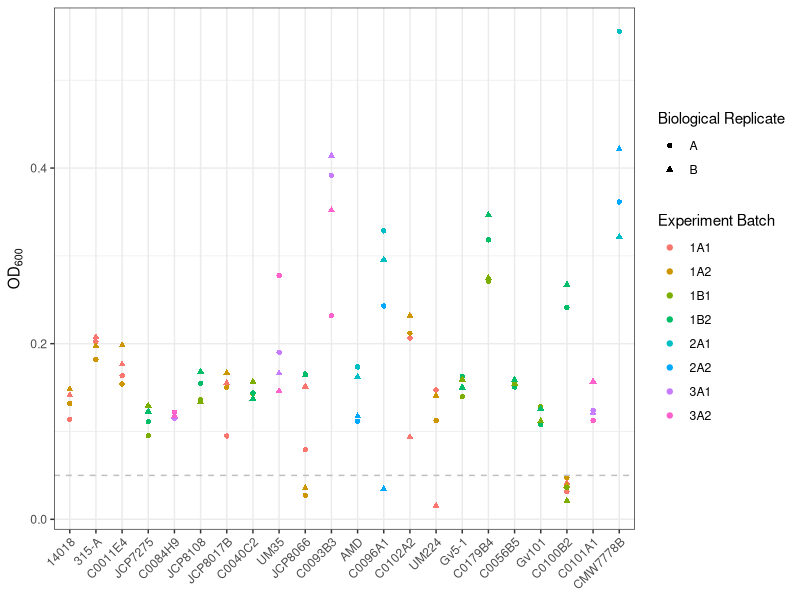
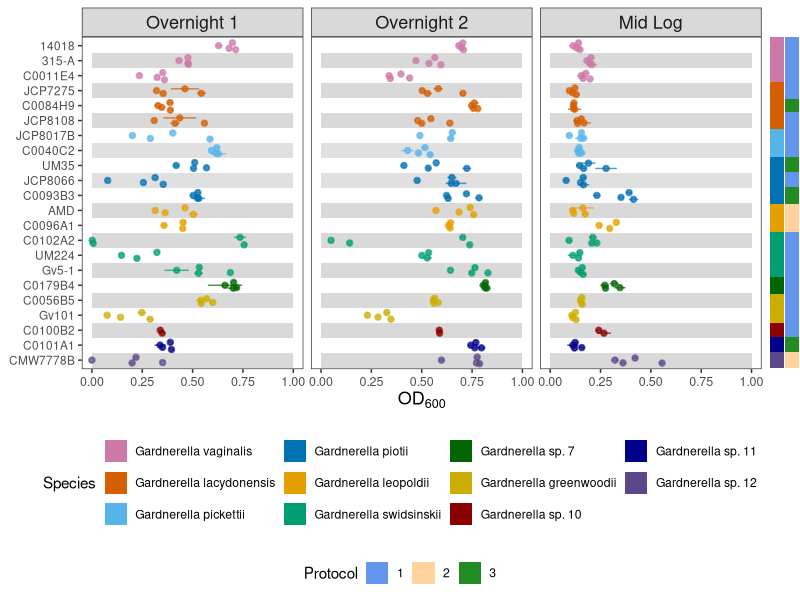
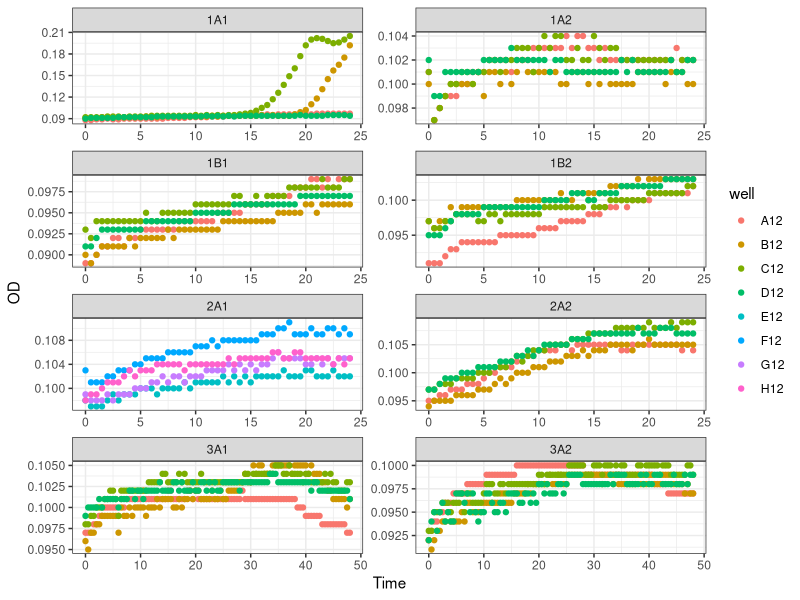
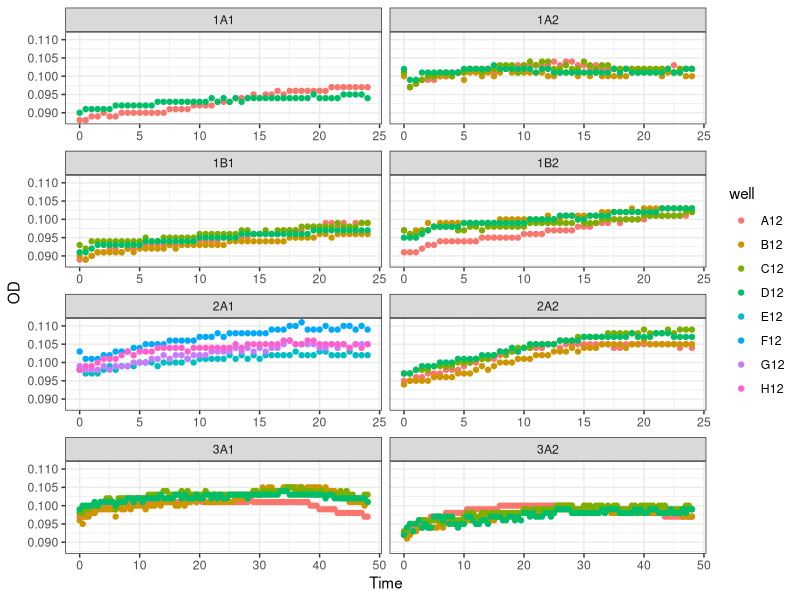
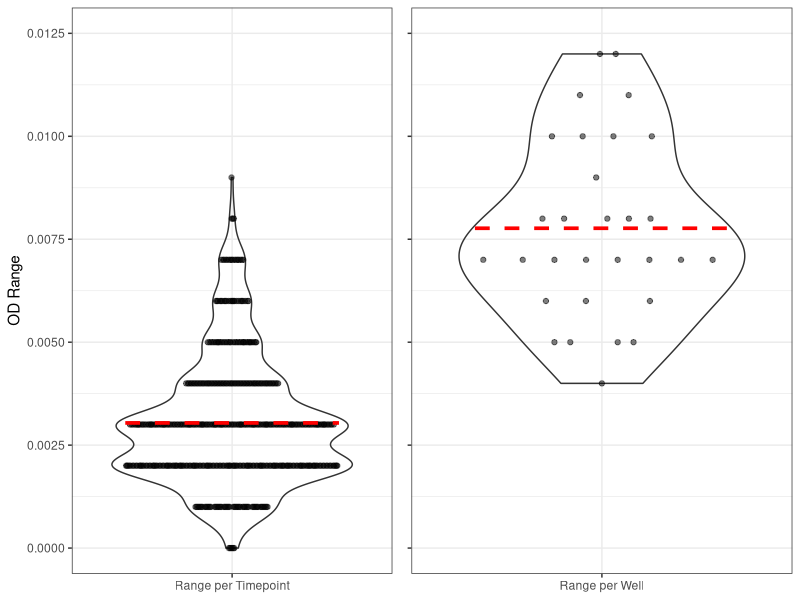
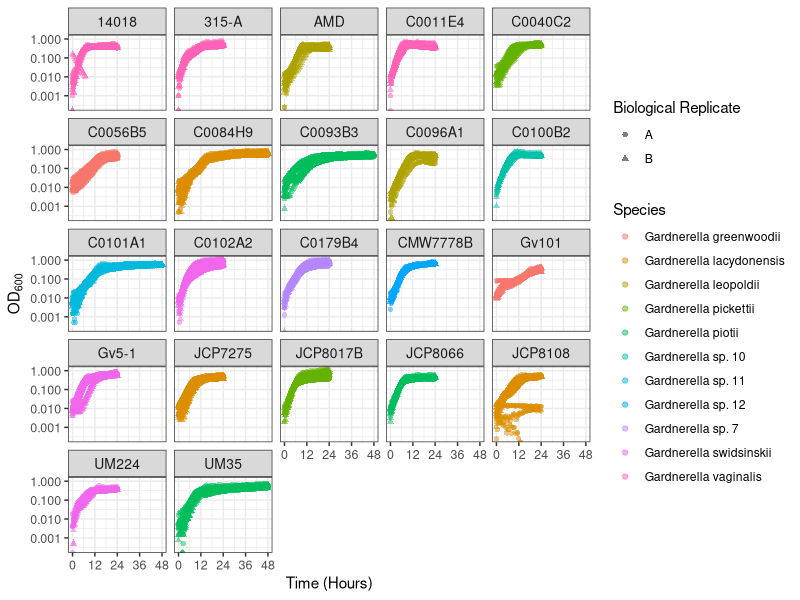
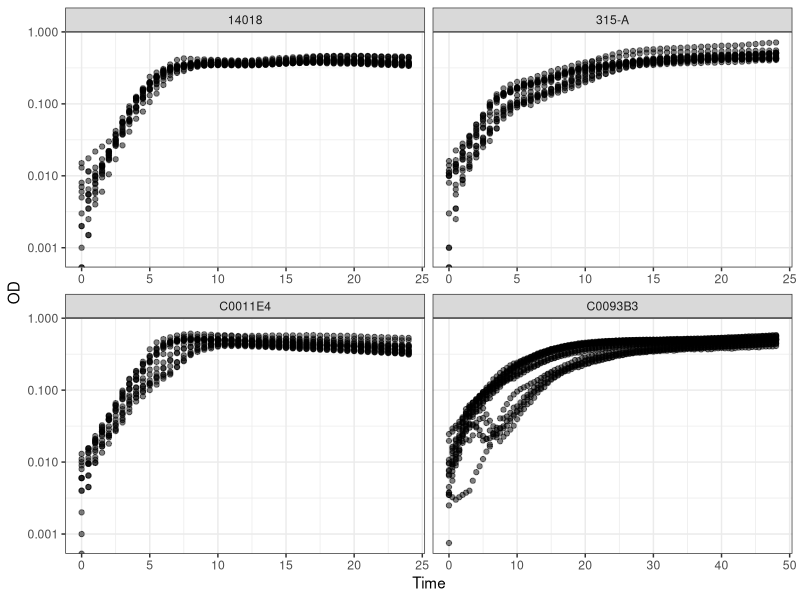
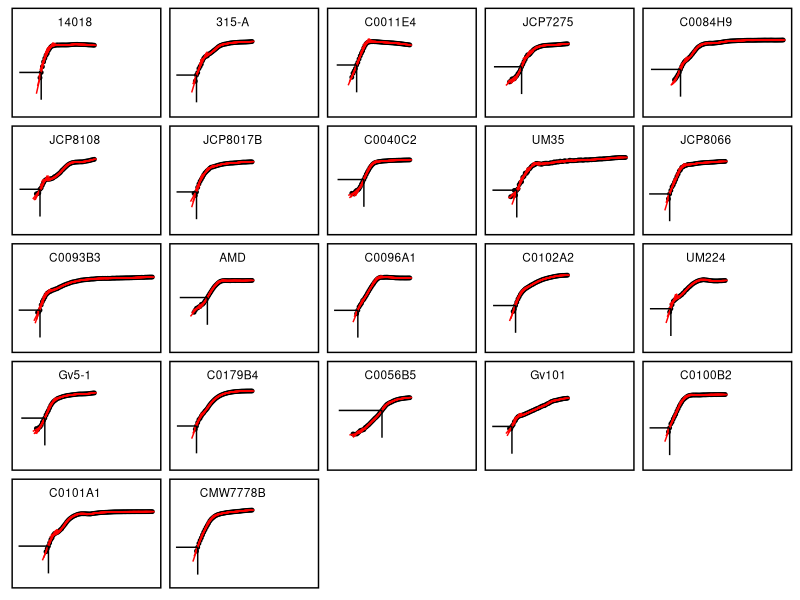

Here is the R script that generated these plots, in order: (Note: this script raises an error after producing the figures.)
## ---- chunk 1
library(tidyverse)
library(openxlsx)
library(broom)
library(rstatix)
library(formattable)
library(corrplot)
library(ggbeeswarm)
library(cowplot)
library(ggpubr)
library(grid)
library(gridGraphics)

`%!in%` <- negate(`%in%`)
## ---- chunk 2
strains <- c("14018", "315-A", "C0011E4", "JCP7275", "C0084H9", "JCP8108", "JCP8017B", "C0040C2" , "UM35",  "JCP8066", "C0093B3", "AMD", "C0096A1", "C0102A2",  "UM224", "Gv5-1", "C0179B4", "C0056B5", "Gv101", "C0100B2", "C0101A1", "CMW7778B")

strains0 <- c("14018", "315-A", "C0011E4", "JCP7275", "C0084H9", "JCP8108", "JCP8017B", "C0040C2" , "UM35",  "JCP8066", "C0093B3", "AMD", "C0096A1", "C0102A2",  "UM224", "5-1", "C0179B4", "C0056B5", "101", "C0100B2", "C0101A1", "CMW7778B")

species <- c("Gardnerella vaginalis", "Gardnerella lacydonensis", "Gardnerella pickettii", "Gardnerella piotii", "Gardnerella leopoldii", "Gardnerella swidsinskii", "Gardnerella sp. 7", "Gardnerella greenwoodii", "Gardnerella sp. 10", "Gardnerella sp. 11", "Gardnerella sp. 12")
speciesAbbrevs <- c("G. vag.", "G. lac.", "G. pic.", "G. pio.", "G. leo.", "G. swi.", "7", "G. gre.", "10", "11", "12")

batches <- c("1A1", "1A2", "1B1", "1B2", "2A1", "2A2", "3A1", "3A2")

figureOut <- "../../experiments_figures"
suppTableOut <- paste0("../../experiments_figures/", Sys.Date(), "_supplementary_posthoc_tables.xlsx")
formattedPhenDataOut <- "../formatted_phenotype_data"
## ---- chunk 3
midlog_raw_data <- read_csv("./data/gc_midlog_raw_data.csv") %>%
  mutate(Species=case_when(Species=="Gardnerella sp. 2"~"Gardnerella lacydonensis",
                           Species=="Gardnerella sp. 3"~"Gardnerella pickettii",
                           Species=="Gardnerella sp. 8"~"Gardnerella greenwoodii",
                           Species %!in% c("Gardnerella sp. 2", "Gardnerella sp. 3", "Gardnerella sp. 8")~Species))
curve_raw_data <- read_csv("./data/gc_curve_raw_data.csv") %>%
  mutate(Species=case_when(Species=="Gardnerella sp. 2"~"Gardnerella lacydonensis",
                           Species=="Gardnerella sp. 3"~"Gardnerella pickettii",
                           Species=="Gardnerella sp. 8"~"Gardnerella greenwoodii",
                           Species %!in% c("Gardnerella sp. 2", "Gardnerella sp. 3", "Gardnerella sp. 8")~Species))
## ---- chunk 4
theme_set(theme_bw())

speciesColor <- scale_color_manual(values=c("#CC79A7", "#D55E00", "#56B4E9", "#0072B2", "#E69F00", "#009E73", 
                                                 "darkgreen", "gold3", "darkred", "darkblue",
                                                 "mediumpurple4"))

speciesFill <- scale_fill_manual(values=c("#CC79A7", "#D55E00", "#56B4E9", "#0072B2", "#E69F00", "#009E73", 
                                                 "darkgreen", "gold3", "darkred", "darkblue",
                                                 "mediumpurple4"))


## ---- chunk 5
midlog_df <- midlog_raw_data %>%
  group_by(Number, BioRep, Species, Strain, Batch, Step) %>%
  mutate(OD=OD-mean(.$OD[.$Number=="Blank"]),
                      OD=case_when(OD>0~OD,
                               OD<=0~0)) %>%
  filter(Number!="Blank") %>%
  mutate(Protocol=str_sub(Batch, 1, 1),
         BatchNum=str_sub(Batch, 3,3),
         Step=factor(Step, levels=c("Overnight 1", "Overnight 2", "Dilution Start", "Mid Log")),
         Strain=factor(Strain, levels = strains),
         Species=factor(Species, levels = species)) %>%
  with_groups(c("Number", "BioRep", "Species", "Strain", "Batch", "Step", "Protocol", "BatchNum"), summarize, ODm=mean(OD), ODsd=sd(OD)) %>%
  filter(Step!="Dilution Start") %>%
  mutate(StrainN=as.numeric(Strain),
         rectFill=case_when(StrainN %% 2 == 0 ~ "A",
                            StrainN %% 2 != 0 ~ "B")) %>%
  ungroup %>%
  mutate(Sample=paste(Strain, Batch, BioRep, sep="."))
## ---- chunk 6
midlog_df %>%
  filter(Step=="Mid Log") %>%
  ggplot(aes(x=Strain, y=ODm, shape=BioRep, color=Batch)) +
  geom_point() +
  geom_hline(aes(yintercept=0.05), linetype=2, color="gray") +
  theme(axis.text.x = element_text(angle=45, hjust=1)) +
  labs(x=NULL, y=bquote(OD[600]), shape="Biological Replicate", color="Experiment Batch")
## ---- chunk 7
midLogFail <- midlog_df %>%
  filter(Step=="Mid Log", 
         ODm < 0.05) %>%
  .$Sample
  
midLogFail
## ---- chunk 8
# main plot with quality filtering
overnightPlot <- midlog_df %>%
  filter(Sample %!in% midLogFail) %>%
  ggplot(aes(x=Strain, y=ODm)) +
  geom_rect(aes(xmin=StrainN-.5, xmax=StrainN+.5, ymin = 0, ymax = 1, fill=rectFill), alpha = 0.2, show.legend = FALSE) +
  geom_pointrange(aes(ymin=(ODm-ODsd), ymax=(ODm+ODsd), color=Species), position = position_quasirandom(), size=0.3, alpha=0.7, show.legend = FALSE) + 
  speciesColor +
  scale_fill_manual(values=c("white", "gray"), labels=c("A","B")) +
  ylim(0,1) +
  facet_grid(.~Step) +
  coord_flip() +
  scale_x_discrete(limits=rev) +
  theme(axis.text.x = element_text(size=9),
        axis.text.y = element_text(size=8.5),
        axis.title = element_text(size=13),
        strip.text = element_text(size=13),
        legend.text = element_text(size=11),
        panel.grid = element_blank(),
        legend.position = "none") +
  labs(x=NULL, y=bquote(OD[600]), shape="Experiment Batch")

#annotation bars
protocolBar <- midlog_df %>%
  select(Strain, Species, Protocol) %>%
  unique %>%
  ggplot() +
    geom_bar(aes(x=Strain, y=2, fill=Protocol), stat="identity", width = 1.1) +
    scale_x_discrete(limits=rev) +
    scale_fill_manual(values=c("cornflowerblue", "burlywood1", "forestgreen")) +
    coord_flip() +
    theme_void() +
    theme(legend.position = "none")

speciesBar <- midlog_df %>%
  select(Strain, Species, Protocol) %>%
  unique %>%
  ggplot() +
    geom_bar(aes(x=Strain, y=1, fill=Species), stat="identity", width=1.1) +
    scale_x_discrete(limits=rev) +
    speciesFill +
    coord_flip() +
    theme_void() +
    theme(legend.position = "none")

protocol_legend <- ggpubr::get_legend(protocolBar +
    guides(color=guide_legend(ncol = 1)) +
    theme(legend.position = "bottom",
          legend.direction = "horizontal"))

species_legend <- ggpubr::get_legend(speciesBar +
    guides(color=guide_legend(ncol = 1)) +
    theme(legend.position = "bottom",
          legend.direction = "horizontal"))
## ---- chunk 9
a <- plot_grid(overnightPlot, speciesBar, protocolBar, nrow = 1, align = "h", axis = "bt", rel_widths = c(1, 0.02, 0.02))
b <- ggdraw(plot_grid(a, as_ggplot(species_legend), nrow=2, rel_heights = c(1, 0.3)))
setUpGrowthFigure <- cowplot::plot_grid(b, as_ggplot(protocol_legend), ncol=1, nrow=2, rel_heights = c(1, 0.1))
setUpGrowthFigure
#ggsave(file.path(figureOut, paste(Sys.Date(), "Figure2_curves_setup_growth.png", sep="_")))
## ---- chunk 10
blanks0 <- curve_raw_data %>%
  filter(Number=="Blank") %>%
  select(well, Number, Time, OD, Batch)
  
blanks0 %>%
  ggplot(aes(x=Time, y=OD, color=well)) +
  geom_point() +
  facet_wrap(~Batch, ncol=2, scales = "free")
## ---- chunk 11
blanks0 %>%
  mutate(expwell=paste(Batch, well, sep=".")) %>%
  filter(expwell!="1A1.B12", expwell!="1A1.C12") %>%
  ggplot(aes(x=Time, y=OD, color=well)) +
  geom_point() +
  facet_wrap(~Batch, ncol=2, scales = "free_x")
## ---- chunk 12
blankSummaryTime <- blanks0 %>%
  mutate(expwell=paste(Batch, well, sep=".")) %>%
  filter(expwell!="1A1.B12", 
         expwell!="1A1.C12") %>%
  with_groups(c(Time, Batch), summarize, timeRange=max(OD)-min(OD))

blankSummaryWell <- blanks0 %>%
  mutate(expwell=paste(Batch, well, sep=".")) %>%
  filter(expwell!="1A1.B12", 
         expwell!="1A1.C12") %>%
  with_groups(expwell, summarize, wellRange=max(OD)-min(OD))

timeBlankPlot <- blankSummaryTime %>%
  ggplot(aes(x="Range per Timepoint", y=timeRange)) +
  geom_violin(alpha=0) +
  geom_quasirandom(alpha=0.5) +
  stat_summary(fun = "mean", geom="crossbar", width=0.8, color="red", linetype=2) +
  scale_y_continuous(breaks = seq(0, 0.0125, 0.0025), limits = c(0, 0.0125)) +
  labs(x=NULL, y="OD Range")
  
wellBlankPlot <- blankSummaryWell %>%
  ggplot(aes(x="Range per Well", y=wellRange)) +
  geom_violin(alpha=0) +
  geom_quasirandom(alpha=0.5) +
  scale_y_continuous(breaks = seq(0, 0.0125, 0.0025), limits = c(0, 0.0125)) +
  stat_summary(fun = "mean", geom="crossbar", width=0.8, color="red", linetype=2) +
  theme(axis.text.y = element_blank()) +
  labs(x=NULL, y=NULL)
  
plot_grid(timeBlankPlot, wellBlankPlot)
## ---- chunk 13
summary(blankSummaryTime$timeRange)
## ---- chunk 14
blanks <- curve_raw_data %>%
  mutate(expwell=paste(Batch, well, sep=".")) %>%
  filter(Number=="Blank",
                  expwell!="1A1.B12", 
                  expwell!="1A1.C12") %>%
  with_groups(c(Batch, Time), summarize, blankOD=mean(OD))

curve <- curve_raw_data %>%
  filter(Number!="Blank") %>%
  left_join(blanks, by=c("Time", "Batch")) %>%
  mutate(OD=OD-blankOD) %>%
  select(-blankOD) %>%
  mutate(Sample=paste(Strain, Batch, BioRep, sep="."))
## ---- chunk 15
curve %>%
  filter(Sample %!in% midLogFail) %>% #filtering based on mid log failure
  ggplot(aes(x=Time, y=OD, color=Species, shape=BioRep, linetype=BioRep)) +
  geom_point(alpha=0.5) +
  scale_x_continuous(breaks = seq(0,48,12)) +
  scale_y_log10() +
  facet_wrap(~Strain) +
  theme(axis.text = element_text(size=9),
        axis.title = element_text(size=11),
        strip.text = element_text(size=10),
        legend.title = element_text(size=11)) +
  labs(x="Time (Hours)", y=bquote(OD[600]), color="Species", shape = "Biological Replicate", linetype="Biological Replicate")
## ---- chunk 16
curveFilt <- curve %>%
  mutate(ExpWell=paste(Batch, well, sep=".")) %>%
  filter(ExpWell!="1A1.E9",
         Sample %!in% c(midLogFail, "JCP8108.1B1.A"))

curveMeans <-  curveFilt %>%
  filter(OD>0) %>% # remove any technical replicates below detection
  with_groups(c(Sample, Number, BioRep, Strain, Species, Time, Batch), summarize, mOD=mean(OD), sd=sd(OD)) %>%
  with_groups(c(Sample, Batch), nest, Time=Time, mOD=mOD, sd=sd)
## ---- chunk 17
# create the rolling regression function
roll_regress <- function(x){
  temp <- data.frame(x)
  mod <- lm(temp)
  temp <- data.frame(slope = coef(mod)[[2]],
                     slope_lwr = confint(mod)[2, ][[1]],
                     slope_upr = confint(mod)[2, ][[2]],
                     intercept = coef(mod)[[1]],
                     rsq = summary(mod)$r.squared, stringsAsFactors = FALSE)
  return(temp)
}
## ---- chunk 18
rollRegressData <- curveFilt %>%
  mutate(SampWell=paste(Sample, well, sep=".")) %>%
  arrange(SampWell, Time) %>%
  mutate(Strain=factor(Strain, levels=strains),
         Species=factor(Species, levels=species))
## ---- chunk 19
curveFilt %>%
  filter(Strain %in% c("14018", "315-A", "C0011E4", "C0093B3")) %>%
  ggplot(aes(x=Time, y=OD)) +
  geom_point(alpha=0.5) +
  facet_wrap(~Strain, scales = "free_x") +
  scale_y_log10()
## ---- chunk 20
# define window - here every 2 hours with measurements every 0.5 hours
num_points <- ceiling(2*60/(60*0.5)) 
num_points
## ---- chunk 21
# run rolling regression on lnOD ~ time
models <- rollRegressData %>%
  filter(OD>0.006) %>%
  mutate(ln_od=log(OD)) %>%
  group_by(SampWell) %>%
  do(cbind(model = select(., ln_od, Time) %>% 
           zoo::rollapplyr(width = num_points, roll_regress, by.column = FALSE, fill = NA, align = 'center'),
           Time = select(., Time),
           ln_od = select(., ln_od))) %>%
  rename_all(., gsub, pattern = 'model.', replacement = '')

# create predictions
preds <- models %>%
  filter(., !is.na(slope)) %>%
  group_by(SampWell, Time) %>%
  do(data.frame(time2 = c(.$Time - 2, .$Time + 2))) %>%
  left_join(., models) %>%
  mutate(pred = (slope*time2) + intercept)

# get growth rates
growth_rate <- models %>%
  group_by(SampWell) %>%
  filter(slope == max(slope, na.rm = TRUE))
## ---- chunk 22
rollRegressPlotSubset <- rollRegressData %>%
  group_by(Strain) %>%
  sample_n(1, replace = FALSE) %>%
  mutate(Strain=factor(Strain, levels=strains)) %>%
  arrange(Strain) %>%
  .$SampWell %>%
  unique

# plot rolling regression
rollRegressData %>%
  filter(OD>0.006,
         SampWell %in% rollRegressPlotSubset) %>%
  mutate(ln_od=log(OD),
         Strain=factor(Strain, levels=strains),
         SampWell=factor(SampWell, levels=rollRegressPlotSubset)) %>%
ggplot(aes(x=Time, y=ln_od)) +
  geom_point(size=1) +
  geom_line(aes(time2, pred, group = Time), col = 'red', (subset(preds, SampWell %in% rollRegressPlotSubset) %>% mutate(SampWell=factor(SampWell, levels=rollRegressPlotSubset)))) +
  geom_segment(aes(x = Time, y = ln_od-3, xend = Time, yend = ln_od), (subset(growth_rate, SampWell %in% rollRegressPlotSubset) %>% mutate(SampWell=factor(SampWell, levels=rollRegressPlotSubset)))) +
  geom_segment(aes(x = ln_od-3, y = ln_od, xend = Time, yend = ln_od), (subset(growth_rate, SampWell %in% rollRegressPlotSubset) %>% mutate(SampWell=factor(SampWell, levels=rollRegressPlotSubset)))) +
  geom_text(aes(label= Strain, x=16, y=1.5), size=3, hjust="center", check_overlap = TRUE) +
  facet_wrap(~SampWell) +
  ylim(-8.5, 2.5) +
  theme(strip.text = element_blank(),
        strip.background = element_blank(),
        axis.text = element_blank(),
        axis.ticks = element_blank(),
        panel.grid = element_blank(),
        panel.border = element_rect(color = "black", size=1)) +
  labs(x = NULL, y = NULL) -> growthCurveFigures
growthCurveFigures
## ---- chunk 23
ratePlot <- growth_rate %>%
  separate(SampWell, c("Strain", "Batch", "BioRep", "Well"), sep="\\.", remove=FALSE) %>%
  mutate(Sample=paste(Strain, Batch, BioRep, sep=".")) %>%
  left_join(unique(curve[,c("Strain", "Species")])) %>%
  with_groups(c(Sample, Species, Strain, Batch, BioRep), summarize, mSlope=mean(slope), sdSlope=sd(slope)) %>%
  mutate(Strain=factor(Strain, levels=strains),
         Species=factor(Species, levels=species)) %>%
  ungroup %>%
  ggplot(aes(x=Strain, y=mSlope)) +
  geom_point(alpha=0) +
  geom_boxplot(position = position_dodge2(width=1), alpha=0, color="black", show.legend = FALSE) +
  geom_pointrange(aes(x=Strain, y=mSlope, ymin=mSlope-sdSlope, ymax=mSlope+sdSlope, color=Species), size=0.5, alpha=0.6, position = position_dodge2(width=1), show.legend = FALSE) +
  ylim(0,1.5) +
  speciesColor +
  theme(axis.text.x = element_text(angle=45, hjust=1),
        axis.title.y = element_text(size=10),
        panel.grid = element_blank(),
        legend.position = "none") +
  labs(x=NULL, y="Growth Rate")


protocolBar0 <- midlog_df %>%
  select(Strain, Species, Protocol) %>%
  unique %>%
  ggplot() +
    geom_bar(aes(x=Strain, y=2, fill=Protocol), stat="identity", width = 1.1) +
    scale_fill_manual(values=c("cornflowerblue", "burlywood1", "forestgreen")) +
    theme_void() +
    theme(legend.position = "none")

speciesBar0 <- midlog_df %>%
  select(Strain, Species, Protocol) %>%
  unique %>%
  mutate(Strain=factor(Strain, levels = strains),
         Species=factor(Species, levels = species),
         SpeciesLab=factor(Species, levels=species, labels=speciesAbbrevs)) %>%
  with_groups(Species, mutate, num=rank(Strain)) %>%
  mutate(SpeciesLab=case_when(num==1~SpeciesLab,
                              num!=1~"")) %>%
  ggplot() +
    geom_bar(aes(x=Strain, y=1, fill=Species), stat="identity", width=1.1) +
    geom_text(aes(x=Strain, y=0.5, label=SpeciesLab), color="white", hjust = 0.25, size=2) +
    speciesFill +
    theme_void() +
    theme(legend.position = "none")

#Legends
protocol_legend <- cowplot::get_legend(
    protocolBar0 + 
    guides(color = guide_legend(nrow = 1)) +
    theme(legend.position = "bottom"))

species_legend <- cowplot::get_legend(
    speciesBar0 +
    guides(color=guide_legend(ncol = 1)) +
    theme(legend.position = "bottom"))

#plots
plots <- plot_grid(protocolBar0, speciesBar0, ratePlot, ncol = 1, rel_heights = c(0.08, 0.08, 1), align = "v", axis = "bt")
plot_grid(protocol_legend, plots, ncol=1, rel_heights = c(0.1, 0.25,  1))
## ---- chunk 24
qqplot <- growth_rate %>%
  separate(SampWell, c("Strain", "Batch", "BioRep", "Well"), sep="\\.", remove=FALSE) %>%
  mutate(Sample=paste(Strain, Batch, BioRep, sep=".")) %>%
  left_join(unique(curve[,c("Strain", "Species")])) %>%
  with_groups(c(Sample, Species, Strain, Batch, BioRep), summarize, mSlope=mean(slope), sdSlope=sd(slope)) %>%
  ggplot(aes(sample=mSlope)) +
  geom_qq_line() +
  geom_qq()
qqplot
## ---- chunk 25
strain_growth_rate_DF <- growth_rate %>%
  separate(SampWell, c("Strain", "Batch", "BioRep", "Well"), sep="\\.", remove=FALSE) %>%
  mutate(Sample=paste(Strain, Batch, BioRep, sep=".")) %>%
  left_join(unique(curve[,c("Strain", "Species")])) %>%
  with_groups(c(Sample, Strain, Species, Batch, BioRep), summarize, mSlope=mean(slope), sdSlope=sd(slope)) %>%
  mutate(Strain=factor(Strain, levels=strains)) %>%
  select(-Batch, -BioRep)

#save formatted growth rate data
#write_csv(strain_growth_rate_DF, file.path(formattedPhenDataOut, "growth_rate.csv"))

strain_growth_rate_DF %>%
  anova_test(mSlope~Strain) %>%
  formattable()
## ---- chunk 26
growthRatePostHoc <- strain_growth_rate_DF %>%
  tukey_hsd(mSlope~Strain, p.adjust.method = "BH")

#save posthoc test results in supplementary tables file
# growthRatePostHoc %>%
#  arrange(p.adj) %>%
#  write.xlsx(file=suppTableOut, sheetName="TableS3_growth_rate_posthoc")
## ---- chunk 27
min(growthRatePostHoc$p.adj)

pvals <- growthRatePostHoc %>%
  select(group1, group2, p.adj) %>%
  dplyr::rename(var1=group2, var2=group1, cor=p.adj) %>%
  cor_spread() %>%
  column_to_rownames(var="rowname") %>%
  as.matrix()

growthRatePostHoc %>%
  select(group1, group2, estimate) %>%
  dplyr::rename(var1=group2, var2=group1, cor=estimate) %>%
  cor_spread() %>%
  column_to_rownames(var="rowname") %>%
  as.matrix() %>%
  corrplot(is.corr=FALSE, type = "lower", tl.col="black", p.mat = pvals, insig = "label_sig", sig.level = c(0.001, 0.01, 0.05), pch.cex = 0.9)

grid.echo()
growthRatePostHocPlot <- grid.grab()
## ---- chunk 28
plot_grid(growthRatePostHocPlot)
## ---- chunk 29
carryingCapacity <- curveFilt %>%
  with_groups(c("well", "Number", "BioRep", "Species", "Strain",  "Batch",   "Sample",  "ExpWell"), summarize, OD=max(OD)) %>%
  with_groups(c("Number", "BioRep", "Species", "Strain",  "Batch",   "Sample"), summarize, maxOD=mean(OD), maxODsd=sd(OD)) %>%
  mutate(Strain=factor(Strain, levels=strains),
         Species=factor(Species, levels=species))
## ---- chunk 30
carryingCapacityPlot <- carryingCapacity %>%
  mutate(Strain=factor(Strain, levels=strains)) %>%
  ggplot(aes(x=Strain, y=maxOD)) +
  geom_boxplot(alpha=0) +
  geom_pointrange(aes(ymin=maxOD-maxODsd, ymax=maxOD+maxODsd, color=Species), size=0.5, alpha=0.6, position = position_dodge2(width=1), show.legend = FALSE) +
  speciesColor +
  theme(axis.text.x = element_text(angle=45, hjust=1),
        axis.title.y = element_text(size=10),
        panel.grid = element_blank(),
        legend.position = "none") +
  labs(x=NULL, y=bquote("Carrying Capacity (OD"[600]~")"))

plots2 <- plot_grid(protocolBar0, speciesBar0, carryingCapacityPlot, ncol = 1, rel_heights = c(0.08, 0.08, 1), align = "v", axis = "bt")
plot_grid(protocol_legend, plots2, ncol=1, rel_heights = c(0.1, 0.25,  1))
## ---- chunk 31
qqplot <- carryingCapacity %>%
  ggplot(aes(sample=maxOD)) +
  geom_qq_line() +
  geom_qq()
qqplot
## ---- chunk 32
strain_carrying_cap_DF <- carryingCapacity %>%
  mutate(Strain=factor(Strain, levels=strains)) %>%
  select(Sample, Strain, Species, maxOD, maxODsd)
  

#save formatted carrying capacity data
#write_csv(strain_carrying_cap_DF, file.path(formattedPhenDataOut, "carrying_capacity.csv"))

strain_carrying_cap_DF %>%
  anova_test(maxOD~Strain) %>%
  formattable()
## ---- chunk 33
carCapacPostHoc <- carryingCapacity %>%
  tukey_hsd(maxOD~Strain, p.adjust.method = "BH")

#save posthoc test results in supplementary tables file
# suppl_xlsx <- loadWorkbook(suppTableOut)
# addWorksheet(suppl_xlsx, "TableS4_car_capac_posthoc")
# 
# carCapacPostHoc %>%
#  arrange(p.adj) %>%
#  writeData(suppl_xlsx, x=.,  sheet="TableS4_car_capac_posthoc")
# 
# saveWorkbook(suppl_xlsx, suppTableOut, overwrite = TRUE)
## ---- chunk 34
min(carCapacPostHoc$p.adj)

pvals <- carCapacPostHoc %>%
  select(group1, group2, p.adj) %>%
  dplyr::rename(var1=group2, var2=group1, cor=p.adj) %>%
  cor_spread() %>%
  column_to_rownames(var="rowname") %>%
  as.matrix()

carCapacPostHoc %>%
  select(group1, group2, estimate) %>%
  dplyr::rename(var1=group2, var2=group1, cor=estimate) %>%
  cor_spread() %>%
  column_to_rownames(var="rowname") %>%
  as.matrix() %>%
  corrplot(is.corr=FALSE, type = "lower", tl.col="black", p.mat = pvals, insig = "label_sig", sig.level = c(0.001, 0.01, 0.05), pch.cex = 0.9)
grid.echo()
carCapacPostHocPlot <- grid.grab()
## ---- chunk 35
plot_grid(carCapacPostHocPlot)
## ---- chunk 36
figure3B <- plot_grid(protocolBar0, speciesBar0, ratePlot + theme(axis.text.x = element_blank(), axis.ticks.x = element_blank()), carryingCapacityPlot, ncol = 1, rel_heights = c(0.08, 0.08, .75, 1), align = "v", axis = "bt")
plot_grid(ggplot()+geom_blank()+theme_void(), growthCurveFigures, figure3B, rel_widths = c(0.08, 1.2, 1), nrow = 1, labels = c("A", "", "B"), label_size = 15)
#ggsave(file.path(figureOut, paste(Sys.Date(), "Figure3_growth_rates.png", sep = "_")))
## ---- chunk 37
#fig.width=7.5, fig.height=10
plot_grid(ggplot()+geom_blank(), growthRatePostHocPlot, ggplot()+geom_blank(), carCapacPostHocPlot, nrow = 1, rel_widths = c(0.1, 1, 0.1, 1), labels = c(" ", "A", " ", "B"), label_size = 20)
#plot_grid(growthRatePostHocPlot, ggplot()+geom_blank()+theme_void(), carCapacPostHocPlot, nrow = 3, rel_heights = c(1, 0.3, 1), labels = c("A", " ","B"), label_size = 20)
#ggsave(file.path(figureOut, paste(Sys.Date(), "FigureS2_growth_posthocs.png", sep = "_")))
## ---- chunk 38
cfuTable1A1 <- tribble(
  ~Number, ~BioRep, ~Dilution, ~Colonies,
  "1", "A", 1e-4, 34, 
  "1", "B", 1e-4, 132,
  "2", "A", 1e-4, 70,
  "2", "B", 1e-3, 166,
  "3", "A", 1e-3, 83,
  "3", "B", 1e-2, 242,
  "4", "A", 1e-4, 32,
  "4", "B", 1e-3, 31,
  "5", "A", 1e-4, 48, 
  "5", "B", 1e-4, 23,
  "6", "A", 1e-4, 76, 
  "6", "B", NA, NA,
  "7", "A", 1e-3, 110,
  "7", "B", 1e-4, 71,
  "8", "A", 1e-3, 76,
  "8", "B", 1e-5, 25)

cfuTable1A2 <- tribble(
  ~Number, ~BioRep, ~Dilution, ~Colonies,
  "1", "A", 1e-3, 53, 
  "1", "B", 1e-4, 51,
  "2", "A", 1e-3, 29,
  "2", "B", 1e-3, 103,
  "3", "A", 1e1, 0,
  "3", "B", 1e1, 0,
  "4", "A", 1e-3, 115,
  "4", "B", 1e-3, 31,
  "5", "A", 1e-3, 127, 
  "5", "B", 1e-4, 26,
  "6", "A", 1e-3, 106, 
  "6", "B", 1e-2, 132,
  "7", "A", 1e-3, 47,
  "7", "B", 1e-2, 76,
  "8", "A", 1e-3, 60,
  "8", "B", 1e-3, 42)

cfuTable1B1 <- tribble(
  ~Number, ~BioRep, ~Dilution, ~Colonies,
  "1", "A", 1e-4, 5, 
  "1", "B", 1e-5, 2,
  "2", "A", 1e-1, 69,
  "2", "B", 1e-1, 74,
  "3", "A", 1e-4, 36,
  "3", "B", 1e-4, 35,
  "4", "A", 1e-3, 25,
  "4", "B", 1e-4, 28,
  "5", "A", 1e-3, 10, 
  "5", "B", 1e-4, 21,
  "6", "A", 1e-3, 32, 
  "6", "B", 1e-3, 26,
  "7", "A", 1e-3, 44,
  "7", "B", 1e-3, 30,
  "8", "A", 1e-4, 27,
  "8", "B", 1e-4, 24)

cfuTable1B2 <- tribble(
  ~Number, ~BioRep, ~Dilution, ~Colonies,
  "1", "A", 1e-3, 20, 
  "1", "B", 1e-3, 8,
  "2", "A", 1e-3, 21,
  "2", "B", 1e-3, 3,
  "3", "A", 1e-4, 58,
  "3", "B", 1e-4, 26,
  "4", "A", 1e-4, 25,
  "4", "B", 1e-2, 27,
  "5", "A", 1e-3, 59, 
  "5", "B", 1e-3, 14,
  "6", "A", 1e-3, 53, 
  "6", "B", 1e-3, 36,
  "7", "A", 1e-3, 37,
  "7", "B", 1e-3, 21,
  "8", "A", 1e-1, 84,
  "8", "B", 1e-3, 80,
  "9", "A", 1e-2, 6,
  "9", "B", 1e-1, 69)

cfuTable2A1 <- tribble(
  ~Number, ~BioRep, ~Dilution, ~Colonies,
  "1", "A", 1e-4, 26, 
  "1", "B", 1e-4, 87,
  "2", "A", 1e-4, 45,
  "2", "B", 1e-5, 39,
  "3", "A", NA, NA,
  "3", "B", NA, NA)

cfuTable2A2 <- tribble(
  ~Number, ~BioRep, ~Dilution, ~Colonies,
  "1", "A", 1e-5, 22, 
  "1", "B", 1e-5, 17,
  "2", "A", 1e-4, 6,
  "2", "B", 1e1, 0,
  "3", "A", NA, NA,
  "3", "B", NA, NA)

cfuTable3A1 <- tribble(
  ~Number, ~BioRep, ~Dilution, ~Colonies,
  "1", "A", 1e-2, 66, 
  "1", "B", 1e-3, 12,
  "2", "A", 1e-2, 73,
  "2", "B", 1e-2, 95,
  "3", "A", 1e-3, 33,
  "3", "B", 1e-3, 22,
  "4", "A", NA, NA,
  "4", "B", NA, NA)

cfuTable3A2 <- tribble(
  ~Number, ~BioRep, ~Dilution, ~Colonies,
  "1", "A", 1e-2, 66, 
  "1", "B", 1e-3, 12,
  "2", "A", 1e-2, 73,
  "2", "B", 1e-2, 95,
  "3", "A", 1e-3, 33,
  "3", "B", 1e-3, 22,
  "4", "A", NA, NA,
  "4", "B", NA, NA)


cfuTables <- list(cfuTable1A1, cfuTable1A2, cfuTable1B1, cfuTable1B2, cfuTable2A1, cfuTable2A2, cfuTable3A1, cfuTable3A2) %>%
  map(~mutate(.x, CFU_mL=(Colonies)/(Dilution*0.007))) %>%
  map2(., batches, ~mutate(.x, Batch=.y)) %>%
  purrr::reduce(full_join, by = c("Number", "BioRep", "Dilution", "Colonies", "CFU_mL", "Batch"))
## ---- chunk 39
strainKeys <- midlog_raw_data %>% # get strain information
  select(Number, Batch, Strain, Species) %>%
  unique()

cfuTables %>%
  left_join(strainKeys) %>%
  mutate(Protocol=str_sub(Batch, 1, 1),
         BatchNum=str_sub(Batch, 3,3),
         logCFU=log10(CFU_mL),
         Strain=factor(Strain, levels=strains),
         Species=factor(Species, levels=species)) %>%
  ggplot(aes(x=Strain, y=logCFU, color=Species, fill=Species, shape=BatchNum, linetype=BatchNum)) +
  geom_point() +
  stat_summary_bin(fun = "mean", geom = "crossbar", show.legend = FALSE) +
  scale_y_continuous(breaks = seq(1,10,1), limits = c(1,10), labels=c("10", expression(10^2), expression(10^3), expression(10^4), expression(10^5), expression(10^6), expression(10^7), expression(10^8), expression(10^9), expression(10^10))) +
  theme(axis.text.x = element_text(angle = 45, hjust=1),
        panel.grid.minor.y = element_blank(),
        legend.position = "bottom") +
  guides(shape=FALSE) +
  labs(x=NULL, y="CFU/mL")
## ---- chunk 40
sessionInfo()
